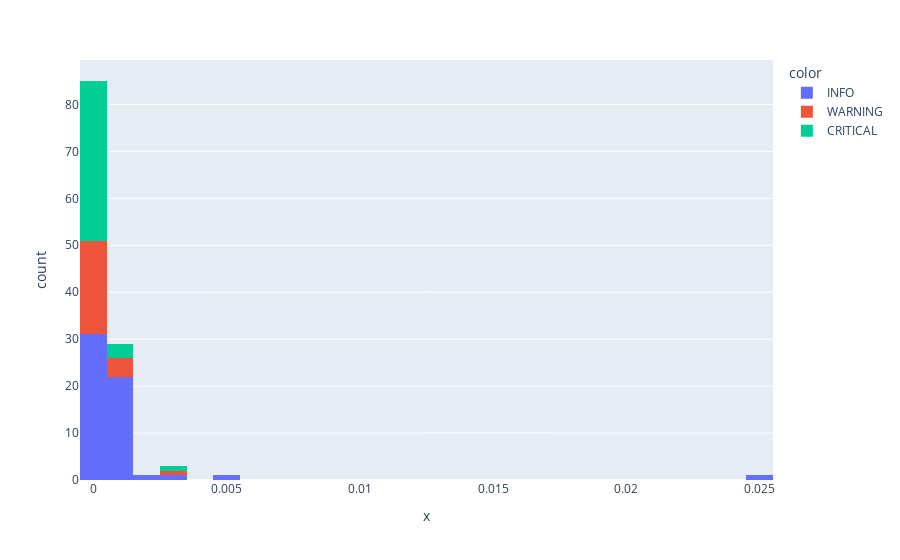

The code cell stored with this chart in its notebook:
### Code cell
fig = px.histogram( x=df['iowait_pct'], color=severity, ho)
fig.show()

### Figure 1 — Plotly figure (JSON) as saved in the notebook; plotly's stock layout.template omitted (floating-point values rounded to 4 significant figures)
{"data": [{"alignmentgroup": "True", "bingroup": "x", "hovertemplate": "color=INFO<br>x=%{x}<br>count=%{y}<extra></extra>", "legendgroup": "INFO", "marker": {"color": "#636efa", "pattern": {"shape": ""}}, "name": "INFO", "offsetgroup": "INFO", "orientation": "v", "showlegend": true, "type": "histogram", "x": [0.0047, 0.0007, 0.002, 0, 0.0007, 0, 0.0007, 0.0007, 0.0254, 0, 0, 0, 0, 0, 0, 0, 0, 0, 0, 0, 0, 0.0007, 0, 0.0007, 0, 0.0007, 0.0007, 0, 0.0007, 0.0007, 0, 0.0007, 0, 0.0027, 0, 0.0007, 0.0007, 0.0013, 0.0013, 0, 0, 0, 0, 0, 0, 0.0007, 0, 0.0007, 0, 0.0007, 0.0007, 0, 0.0007, 0, 0.0007, 0.0007, 0], "xaxis": "x", "yaxis": "y"}, {"alignmentgroup": "True", "bingroup": "x", "hovertemplate": "color=WARNING<br>x=%{x}<br>count=%{y}<extra></extra>", "legendgroup": "WARNING", "marker": {"color": "#EF553B", "pattern": {"shape": ""}}, "name": "WARNING", "offsetgroup": "WARNING", "orientation": "v", "showlegend": true, "type": "histogram", "x": [0, 0, 0, 0, 0, 0, 0.0007, 0, 0, 0, 0, 0, 0, 0, 0.0027, 0, 0, 0, 0, 0, 0, 0.0007, 0.0007, 0, 0.0007], "xaxis": "x", "yaxis": "y"}, {"alignmentgroup": "True", "bingroup": "x", "hovertemplate": "color=CRITICAL<br>x=%{x}<br>count=%{y}<extra></extra>", "legendgroup": "CRITICAL", "marker": {"color": "#00cc96", "pattern": {"shape": ""}}, "name": "CRITICAL", "offsetgroup": "CRITICAL", "orientation": "v", "showlegend": true, "type": "histogram", "x": [0, 0, 0, 0, 0, 0, 0, 0, 0, 0, 0, 0, 0, 0, 0, 0, 0, 0, 0, 0, 0, 0, 0, 0, 0, 0, 0, 0, 0, 0, 0, 0, 0, 0.0007, 0.0027, 0.0007, 0, 0.0007], "xaxis": "x", "yaxis": "y"}], "layout": {"barmode": "relative", "legend": {"title": {"text": "color"}, "tracegroupgap": 0}, "margin": {"t": 60}, "xaxis": {"anchor": "y", "domain": [0, 1], "title": {"text": "x"}}, "yaxis": {"anchor": "x", "domain": [0, 1], "title": {"text": "count"}}}}
